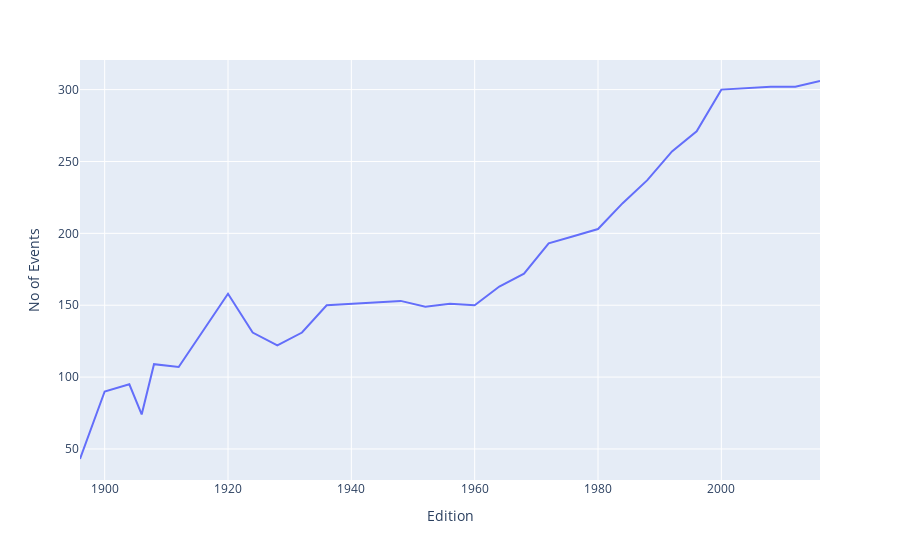

The notebook cell saved with this chart:
### Code cell
fig_events.show()

### Figure 1 — Plotly figure (JSON) as saved in the notebook; plotly's stock layout.template omitted (floating-point values rounded to 4 significant figures)
{"data": [{"hovertemplate": "Edition=%{x}<br>No of Events=%{y}<extra></extra>", "legendgroup": "", "line": {"color": "#636efa", "dash": "solid"}, "marker": {"symbol": "circle"}, "mode": "lines", "name": "", "orientation": "v", "showlegend": false, "type": "scatter", "x": [1896, 1900, 1904, 1906, 1908, 1912, 1920, 1924, 1928, 1932, 1936, 1948, 1952, 1956, 1960, 1964, 1968, 1972, 1976, 1980, 1984, 1988, 1992, 1996, 2000, 2004, 2008, 2012, 2016], "xaxis": "x", "y": [43, 90, 95, 74, 109, 107, 158, 131, 122, 131, 150, 153, 149, 151, 150, 163, 172, 193, 198, 203, 221, 237, 257, 271, 300, 301, 302, 302, 306], "yaxis": "y"}], "layout": {"legend": {"tracegroupgap": 0}, "margin": {"t": 60}, "xaxis": {"anchor": "y", "domain": [0, 1], "title": {"text": "Edition"}}, "yaxis": {"anchor": "x", "domain": [0, 1], "title": {"text": "No of Events"}}}}
